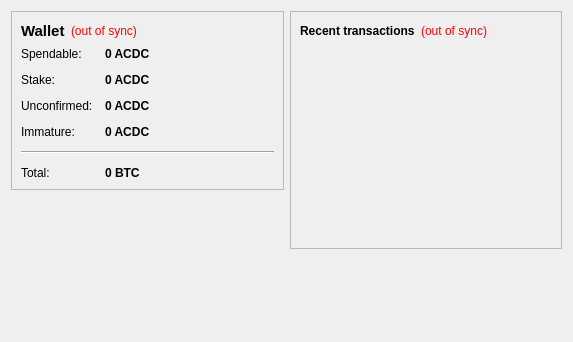
<?xml version="1.0" encoding="UTF-8"?>
<ui version="4.0">
 <class>OverviewPage</class>
 <widget class="QWidget" name="OverviewPage">
  <property name="geometry">
   <rect>
    <x>0</x>
    <y>0</y>
    <width>573</width>
    <height>342</height>
   </rect>
  </property>
  <property name="windowTitle">
   <string>Form</string>
  </property>
  <layout class="QHBoxLayout" name="horizontalLayout" stretch="1,1">
   <item>
    <layout class="QVBoxLayout" name="verticalLayout_2">
     <item>
      <widget class="QFrame" name="frame">
       <property name="frameShape">
        <enum>QFrame::StyledPanel</enum>
       </property>
       <property name="frameShadow">
        <enum>QFrame::Raised</enum>
       </property>
       <layout class="QVBoxLayout" name="verticalLayout_4">
        <item>
         <layout class="QHBoxLayout" name="horizontalLayout_4">
          <item>
           <widget class="QLabel" name="label_5">
            <property name="font">
             <font>
              <pointsize>11</pointsize>
              <weight>75</weight>
              <bold>true</bold>
             </font>
            </property>
            <property name="text">
             <string>Wallet</string>
            </property>
           </widget>
          </item>
          <item>
           <widget class="QLabel" name="labelWalletStatus">
            <property name="toolTip">
             <string>The displayed information may be out of date. Your wallet automatically synchronizes with the acdc network after a connection is established, but this process has not completed yet.</string>
            </property>
            <property name="styleSheet">
             <string notr="true">QLabel { color: red; }</string>
            </property>
            <property name="text">
             <string notr="true">(out of sync)</string>
            </property>
            <property name="alignment">
             <set>Qt::AlignLeading|Qt::AlignLeft|Qt::AlignVCenter</set>
            </property>
           </widget>
          </item>
          <item>
           <spacer name="horizontalSpacer_2">
            <property name="orientation">
             <enum>Qt::Horizontal</enum>
            </property>
            <property name="sizeHint" stdset="0">
             <size>
              <width>40</width>
              <height>20</height>
             </size>
            </property>
           </spacer>
          </item>
         </layout>
        </item>
        <item>
         <layout class="QFormLayout" name="formLayout_2">
          <property name="fieldGrowthPolicy">
           <enum>QFormLayout::AllNonFixedFieldsGrow</enum>
          </property>
          <property name="horizontalSpacing">
           <number>12</number>
          </property>
          <property name="verticalSpacing">
           <number>12</number>
          </property>
          <item row="0" column="0">
           <widget class="QLabel" name="label">
            <property name="text">
             <string>Spendable:</string>
            </property>
           </widget>
          </item>
          <item row="0" column="1">
           <widget class="QLabel" name="labelBalance">
            <property name="font">
             <font>
              <weight>75</weight>
              <bold>true</bold>
             </font>
            </property>
            <property name="cursor">
             <cursorShape>IBeamCursor</cursorShape>
            </property>
            <property name="toolTip">
             <string>Your current spendable balance</string>
            </property>
            <property name="text">
             <string notr="true">0 ACDC</string>
            </property>
            <property name="textInteractionFlags">
             <set>Qt::LinksAccessibleByMouse|Qt::TextSelectableByKeyboard|Qt::TextSelectableByMouse</set>
            </property>
           </widget>
          </item>
          <item row="1" column="0">
           <widget class="QLabel" name="label_6">
            <property name="text">
             <string>Stake:</string>
            </property>
           </widget>
          </item>
          <item row="1" column="1">
           <widget class="QLabel" name="labelStake">
            <property name="font">
             <font>
              <weight>75</weight>
              <bold>true</bold>
             </font>
            </property>
            <property name="cursor">
             <cursorShape>IBeamCursor</cursorShape>
            </property>
            <property name="toolTip">
             <string>Total of coins that was staked, and do not yet count toward the current balance</string>
            </property>
            <property name="text">
             <string notr="true">0 ACDC</string>
            </property>
            <property name="textInteractionFlags">
             <set>Qt::LinksAccessibleByMouse|Qt::TextSelectableByKeyboard|Qt::TextSelectableByMouse</set>
            </property>
           </widget>
          </item>
          <item row="2" column="0">
           <widget class="QLabel" name="label_3">
            <property name="text">
             <string>Unconfirmed:</string>
            </property>
           </widget>
          </item>
          <item row="2" column="1">
           <widget class="QLabel" name="labelUnconfirmed">
            <property name="font">
             <font>
              <weight>75</weight>
              <bold>true</bold>
             </font>
            </property>
            <property name="cursor">
             <cursorShape>IBeamCursor</cursorShape>
            </property>
            <property name="toolTip">
             <string>Total of transactions that have yet to be confirmed, and do not yet count toward the current balance</string>
            </property>
            <property name="text">
             <string notr="true">0 ACDC</string>
            </property>
            <property name="textInteractionFlags">
             <set>Qt::LinksAccessibleByMouse|Qt::TextSelectableByKeyboard|Qt::TextSelectableByMouse</set>
            </property>
           </widget>
          </item>
          <item row="3" column="0">
           <widget class="QLabel" name="labelImmatureText">
            <property name="text">
             <string>Immature:</string>
            </property>
           </widget>
          </item>
          <item row="3" column="1">
           <widget class="QLabel" name="labelImmature">
            <property name="font">
             <font>
              <weight>75</weight>
              <bold>true</bold>
             </font>
            </property>
            <property name="toolTip">
             <string>Mined balance that has not yet matured</string>
            </property>
            <property name="text">
             <string notr="true">0 ACDC</string>
            </property>
            <property name="textInteractionFlags">
             <set>Qt::LinksAccessibleByMouse|Qt::TextSelectableByKeyboard|Qt::TextSelectableByMouse</set>
            </property>
           </widget>
          </item>
          <item row="4" column="0" colspan="2">
           <widget class="Line" name="line">
            <property name="orientation">
             <enum>Qt::Horizontal</enum>
            </property>
           </widget>
          </item>
          <item row="5" column="0">
           <widget class="QLabel" name="labelTotalText">
            <property name="text">
             <string>Total:</string>
            </property>
           </widget>
          </item>
          <item row="5" column="1">
           <widget class="QLabel" name="labelTotal">
            <property name="font">
             <font>
              <weight>75</weight>
              <bold>true</bold>
             </font>
            </property>
            <property name="cursor">
             <cursorShape>IBeamCursor</cursorShape>
            </property>
            <property name="toolTip">
             <string>Your current total balance</string>
            </property>
            <property name="text">
             <string notr="true">0 BTC</string>
            </property>
            <property name="textInteractionFlags">
             <set>Qt::LinksAccessibleByMouse|Qt::TextSelectableByKeyboard|Qt::TextSelectableByMouse</set>
            </property>
           </widget>
          </item>
         </layout>
        </item>
       </layout>
      </widget>
     </item>
     <item>
      <spacer name="verticalSpacer">
       <property name="orientation">
        <enum>Qt::Vertical</enum>
       </property>
       <property name="sizeHint" stdset="0">
        <size>
         <width>20</width>
         <height>40</height>
        </size>
       </property>
      </spacer>
     </item>
    </layout>
   </item>
   <item>
    <layout class="QVBoxLayout" name="verticalLayout_3">
     <item>
      <widget class="QFrame" name="frame_2">
       <property name="frameShape">
        <enum>QFrame::StyledPanel</enum>
       </property>
       <property name="frameShadow">
        <enum>QFrame::Raised</enum>
       </property>
       <layout class="QVBoxLayout" name="verticalLayout">
        <item>
         <layout class="QHBoxLayout" name="horizontalLayout_2">
          <item>
           <widget class="QLabel" name="label_4">
            <property name="text">
             <string>&lt;b&gt;Recent transactions&lt;/b&gt;</string>
            </property>
           </widget>
          </item>
          <item>
           <widget class="QLabel" name="labelTransactionsStatus">
            <property name="toolTip">
             <string>The displayed information may be out of date. Your wallet automatically synchronizes with the acdc network after a connection is established, but this process has not completed yet.</string>
            </property>
            <property name="styleSheet">
             <string notr="true">QLabel { color: red; }</string>
            </property>
            <property name="text">
             <string notr="true">(out of sync)</string>
            </property>
            <property name="alignment">
             <set>Qt::AlignRight|Qt::AlignTrailing|Qt::AlignVCenter</set>
            </property>
           </widget>
          </item>
          <item>
           <spacer name="horizontalSpacer">
            <property name="orientation">
             <enum>Qt::Horizontal</enum>
            </property>
            <property name="sizeHint" stdset="0">
             <size>
              <width>40</width>
              <height>20</height>
             </size>
            </property>
           </spacer>
          </item>
         </layout>
        </item>
        <item>
         <widget class="QListView" name="listTransactions">
          <property name="styleSheet">
           <string notr="true">QListView { background: transparent; }</string>
          </property>
          <property name="frameShape">
           <enum>QFrame::NoFrame</enum>
          </property>
          <property name="verticalScrollBarPolicy">
           <enum>Qt::ScrollBarAlwaysOff</enum>
          </property>
          <property name="horizontalScrollBarPolicy">
           <enum>Qt::ScrollBarAlwaysOff</enum>
          </property>
          <property name="selectionMode">
           <enum>QAbstractItemView::NoSelection</enum>
          </property>
         </widget>
        </item>
       </layout>
      </widget>
     </item>
     <item>
      <spacer name="verticalSpacer_2">
       <property name="orientation">
        <enum>Qt::Vertical</enum>
       </property>
       <property name="sizeHint" stdset="0">
        <size>
         <width>20</width>
         <height>40</height>
        </size>
       </property>
      </spacer>
     </item>
    </layout>
   </item>
  </layout>
 </widget>
 <resources/>
 <connections/>
</ui>
